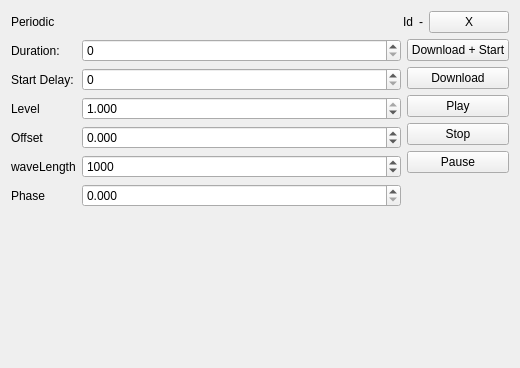
<?xml version="1.0" encoding="UTF-8"?>
<ui version="4.0">
 <class>f8123_PeriodicForceWidget</class>
 <widget class="QWidget" name="f8123_PeriodicForceWidget">
  <property name="geometry">
   <rect>
    <x>0</x>
    <y>0</y>
    <width>520</width>
    <height>368</height>
   </rect>
  </property>
  <property name="windowTitle">
   <string>Form</string>
  </property>
  <layout class="QVBoxLayout" name="verticalLayout_2">
   <item>
    <layout class="QHBoxLayout" name="horizontalLayout_2" stretch="1,0,0,0">
     <item>
      <widget class="QLabel" name="effectTypeLabel">
       <property name="text">
        <string>Periodic</string>
       </property>
      </widget>
     </item>
     <item>
      <widget class="QLabel" name="label_2">
       <property name="text">
        <string>Id</string>
       </property>
      </widget>
     </item>
     <item>
      <widget class="QLabel" name="idLabel">
       <property name="text">
        <string>-</string>
       </property>
      </widget>
     </item>
     <item>
      <widget class="QPushButton" name="destroyEffectButton">
       <property name="text">
        <string>X</string>
       </property>
      </widget>
     </item>
    </layout>
   </item>
   <item>
    <layout class="QHBoxLayout" name="horizontalLayout" stretch="1,0">
     <item>
      <layout class="QFormLayout" name="formLayout">
       <item row="0" column="0">
        <widget class="QLabel" name="label_4">
         <property name="text">
          <string>Duration:</string>
         </property>
        </widget>
       </item>
       <item row="0" column="1">
        <widget class="QSpinBox" name="durationSpinBox">
         <property name="maximum">
          <number>65535</number>
         </property>
        </widget>
       </item>
       <item row="1" column="0">
        <widget class="QLabel" name="label_5">
         <property name="text">
          <string>Start Delay:</string>
         </property>
        </widget>
       </item>
       <item row="1" column="1">
        <widget class="QSpinBox" name="startDelaySpinBox">
         <property name="maximum">
          <number>65535</number>
         </property>
        </widget>
       </item>
       <item row="2" column="0">
        <widget class="QLabel" name="label">
         <property name="text">
          <string>Level</string>
         </property>
        </widget>
       </item>
       <item row="2" column="1">
        <widget class="QDoubleSpinBox" name="levelSpinBox">
         <property name="decimals">
          <number>3</number>
         </property>
         <property name="minimum">
          <double>-1.000000000000000</double>
         </property>
         <property name="maximum">
          <double>1.000000000000000</double>
         </property>
         <property name="singleStep">
          <double>0.050000000000000</double>
         </property>
         <property name="value">
          <double>1.000000000000000</double>
         </property>
        </widget>
       </item>
       <item row="3" column="0">
        <widget class="QLabel" name="label_6">
         <property name="text">
          <string>Offset</string>
         </property>
        </widget>
       </item>
       <item row="4" column="0">
        <widget class="QLabel" name="label_7">
         <property name="text">
          <string>waveLength</string>
         </property>
        </widget>
       </item>
       <item row="5" column="0">
        <widget class="QLabel" name="label_8">
         <property name="text">
          <string>Phase</string>
         </property>
        </widget>
       </item>
       <item row="3" column="1">
        <widget class="QDoubleSpinBox" name="offsetSpinBox">
         <property name="decimals">
          <number>3</number>
         </property>
         <property name="minimum">
          <double>-1.000000000000000</double>
         </property>
         <property name="maximum">
          <double>1.000000000000000</double>
         </property>
         <property name="singleStep">
          <double>0.050000000000000</double>
         </property>
        </widget>
       </item>
       <item row="5" column="1">
        <widget class="QDoubleSpinBox" name="phaseSpinBox">
         <property name="decimals">
          <number>3</number>
         </property>
         <property name="minimum">
          <double>0.000000000000000</double>
         </property>
         <property name="maximum">
          <double>1.000000000000000</double>
         </property>
         <property name="singleStep">
          <double>0.050000000000000</double>
         </property>
        </widget>
       </item>
       <item row="4" column="1">
        <widget class="QSpinBox" name="waveLengthSpinBox">
         <property name="maximum">
          <number>65535</number>
         </property>
         <property name="value">
          <number>1000</number>
         </property>
        </widget>
       </item>
      </layout>
     </item>
     <item>
      <layout class="QVBoxLayout" name="verticalLayout">
       <item>
        <widget class="QPushButton" name="downloadAndStartButton">
         <property name="text">
          <string>Download + Start</string>
         </property>
        </widget>
       </item>
       <item>
        <widget class="QPushButton" name="downloadButton">
         <property name="text">
          <string>Download</string>
         </property>
        </widget>
       </item>
       <item>
        <widget class="QPushButton" name="playButton">
         <property name="text">
          <string>Play</string>
         </property>
        </widget>
       </item>
       <item>
        <widget class="QPushButton" name="stopButton">
         <property name="text">
          <string>Stop</string>
         </property>
        </widget>
       </item>
       <item>
        <widget class="QPushButton" name="pauseButton">
         <property name="text">
          <string>Pause</string>
         </property>
        </widget>
       </item>
       <item>
        <spacer name="verticalSpacer_2">
         <property name="orientation">
          <enum>Qt::Vertical</enum>
         </property>
         <property name="sizeHint" stdset="0">
          <size>
           <width>20</width>
           <height>40</height>
          </size>
         </property>
        </spacer>
       </item>
      </layout>
     </item>
    </layout>
   </item>
   <item>
    <spacer name="verticalSpacer">
     <property name="orientation">
      <enum>Qt::Vertical</enum>
     </property>
     <property name="sizeHint" stdset="0">
      <size>
       <width>20</width>
       <height>40</height>
      </size>
     </property>
    </spacer>
   </item>
  </layout>
 </widget>
 <resources/>
 <connections/>
</ui>
